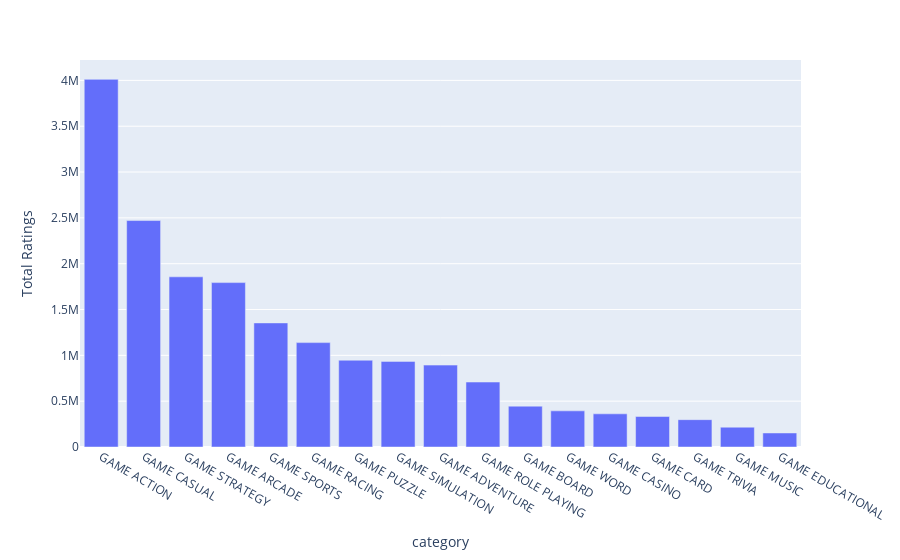

Here is the notebook cell this chart was saved with:
### Code cell
fig = px.bar(total_ratings_by_category, x= total_ratings_by_category.index, y=total_ratings_by_category.values, labels={'y':'Total Ratings'})
fig.update_layout(xaxis={'categoryorder':'total descending'})
fig.show()

### Figure 1 — Plotly figure (JSON) as saved in the notebook; plotly's stock layout.template omitted (floating-point values rounded to 4 significant figures)
{"data": [{"alignmentgroup": "True", "hovertemplate": "category=%{x}<br>Total Ratings=%{y}<extra></extra>", "legendgroup": "", "marker": {"color": "#636efa", "pattern": {"shape": ""}}, "name": "", "offsetgroup": "", "orientation": "v", "showlegend": false, "textposition": "auto", "type": "bar", "x": ["GAME EDUCATIONAL", "GAME MUSIC", "GAME TRIVIA", "GAME CARD", "GAME CASINO", "GAME WORD", "GAME BOARD", "GAME ROLE PLAYING", "GAME ADVENTURE", "GAME SIMULATION", "GAME PUZZLE", "GAME RACING", "GAME SPORTS", "GAME ARCADE", "GAME STRATEGY", "GAME CASUAL", "GAME ACTION"], "xaxis": "x", "y": [153000.0, 216300.0, 298200.0, 332600.0, 361900.0, 394400.0, 445700.0, 708800.0, 893600.0, 934100.0, 946700.0, 1139000.0, 1354000.0, 1794000.0, 1857000.0, 2471000.0, 4011000.0], "yaxis": "y"}], "layout": {"barmode": "relative", "legend": {"tracegroupgap": 0}, "margin": {"t": 60}, "xaxis": {"anchor": "y", "categoryorder": "total descending", "domain": [0, 1], "title": {"text": "category"}}, "yaxis": {"anchor": "x", "domain": [0, 1], "title": {"text": "Total Ratings"}}}}
